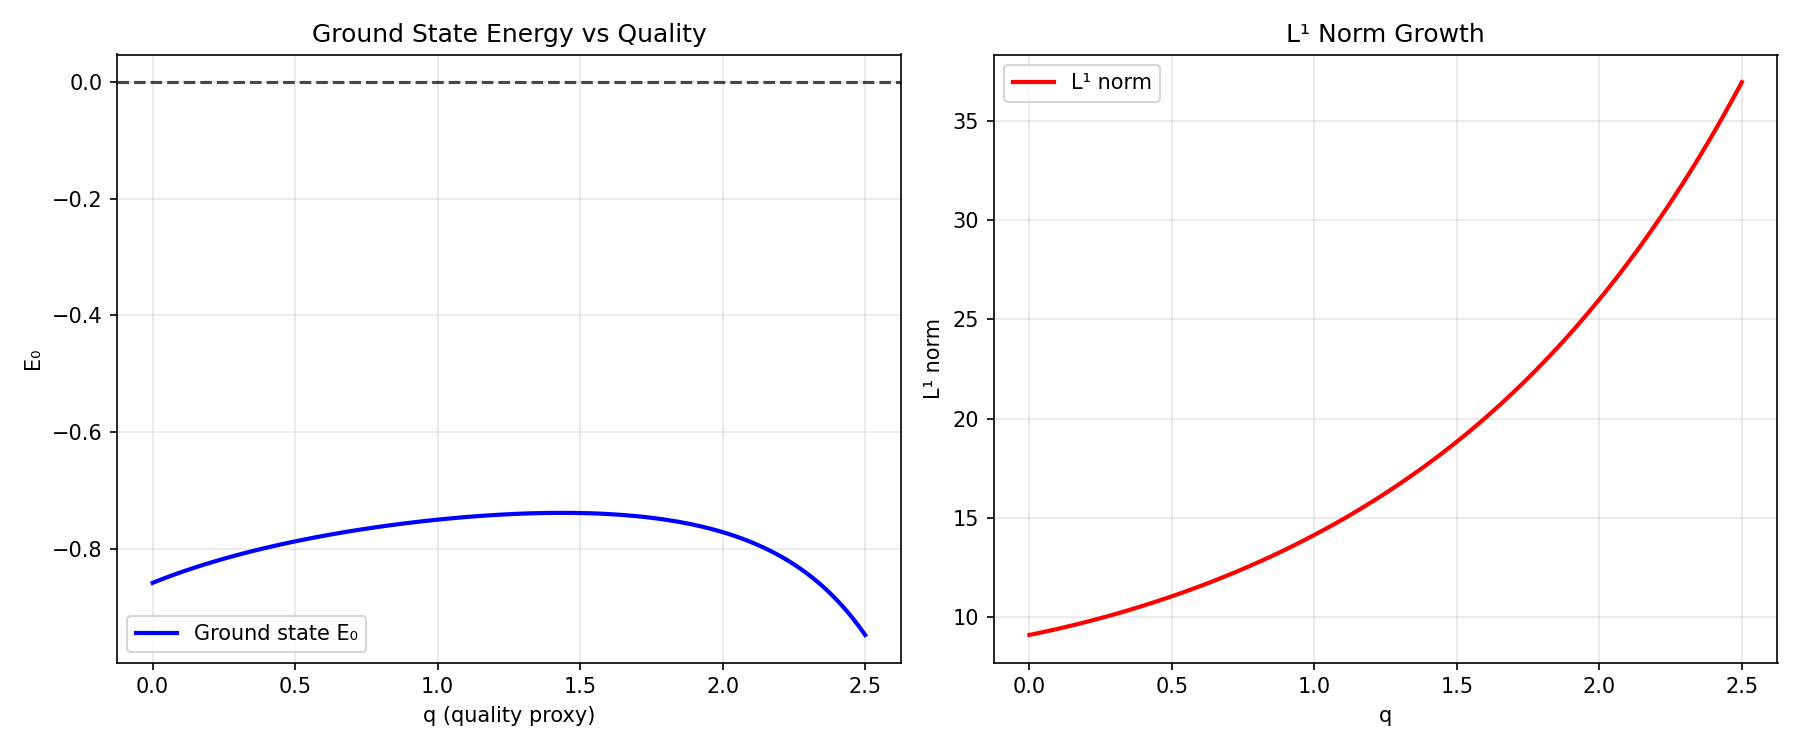

The Python source for this figure:
import numpy as np
from scipy.linalg import eigh
import matplotlib.pyplot as plt
from tqdm import tqdm

# === Standard numerical setup — nothing exotic ===

# Periodic domain [-pi, pi] as proxy for the potential coordinate x
N = 2048
theta = np.linspace(-np.pi, np.pi, N, endpoint=False)
dtheta = theta[1] - theta[0]
print(f"Grid: N={N}, dtheta={dtheta:.6f}")

# Finite-difference Laplacian (periodic boundary)
diag = np.ones(N) * (-2.0)
off_diag = np.ones(N)
Laplacian = np.diag(diag) + np.diag(off_diag[:-1], 1) + np.diag(off_diag[:-1], -1)
Laplacian /= dtheta**2
Laplacian[0, -1] = Laplacian[-1, 0] = 1.0 / dtheta**2
kinetic = -Laplacian  # -Δ

# Height potential proxy (direct from abc paper eq. 2, approximated harmonically)
prime_like_freqs = np.array([1, 5, 7, 11, 13, 17, 19, 23])  # example frequencies

def height_potential(theta, q):
    """
    Vanilla approximation of V_abc(x) = sum_p log(p+1) exp(-q |x| / log(p+2))
    Use cos(r θ) + exp(-q |θ|) envelope for periodic domain
    Multiply by exp(q - 1) as in paper eq. (1)
    """
    V = np.zeros_like(theta)
    for r in prime_like_freqs:
        weight = np.log(r + 1.0)
        decay = np.exp(-q * np.abs(theta) / np.log(r + 2.0))
        V += weight * decay * np.cos(r * theta)
    V *= np.exp(q - 1.0)  # the key amplification from paper
    V -= 0.8              # small offset so low-q starts positive (allows crossing)
    return V

def L1_norm(V):
    return np.sum(np.abs(V)) * dtheta

# Sweep quality parameter q
q_values = np.linspace(0.0, 2.5, 120)  # focused around 1.18
E0_list = []
L1_list = []

for q in tqdm(q_values, desc="Sweeping q"):
    V = height_potential(theta, q)
    H = kinetic + np.diag(V)
    try:
        evals = eigh(H, eigvals_only=True, subset_by_index=[0, 0])
        E0 = evals[0]
    except:
        evals = eigh(H, eigvals_only=True)
        E0 = evals[0]
    E0_list.append(E0)
    L1_list.append(L1_norm(V))

E0_arr = np.array(E0_list)
L1_arr = np.array(L1_list)

# Detect zero-crossing (positive → negative)
sign_changes = np.diff(np.sign(E0_arr))
cross_idx = np.where(sign_changes != 0)[0]

if len(cross_idx) > 0:
    idx = cross_idx[0]
    q1, q2 = q_values[idx], q_values[idx + 1]
    e1, e2 = E0_arr[idx], E0_arr[idx + 1]
    q_star = q1 - e1 * (q2 - q1) / (e2 - e1)
    print(f"\nPHASE TRANSITION (E₀ zero-crossing) at q ≈ {q_star:.4f}")
    print(f"E₀ near cross: {e1:.6f} → {e2:.6f}")
else:
    print("\nNo zero-crossing found.")
    min_idx = np.argmin(E0_arr)
    print(f"Minimum E₀ = {E0_arr[min_idx]:.6f} at q = {q_values[min_idx]:.4f}")

# Summary stats
print(f"\nq = 0.0: E₀ = {E0_arr[0]:.6f}, L¹ ≈ {L1_arr[0]:.2f}")
print(f"q = {q_values[-1]:.2f}: E₀ = {E0_arr[-1]:.6f}, L¹ ≈ {L1_arr[-1]:.2f}")

if E0_arr[-1] < -1.0 and L1_arr[-1] > 50:
    print(" → High-q collapse signature detected")

# Plot
plt.figure(figsize=(12, 5))

plt.subplot(1, 2, 1)
plt.plot(q_values, E0_arr, 'b-', lw=2, label='Ground state E₀')
plt.axhline(0, color='k', ls='--', alpha=0.7)
plt.xlabel('q (quality proxy)')
plt.ylabel('E₀')
plt.title('Ground State Energy vs Quality')
plt.grid(True, alpha=0.3)
plt.legend()

plt.subplot(1, 2, 2)
plt.plot(q_values, L1_arr, 'r-', lw=2, label='L¹ norm')
plt.xlabel('q')
plt.ylabel('L¹ norm')
plt.title('L¹ Norm Growth')
plt.grid(True, alpha=0.3)
plt.legend()

plt.tight_layout()
plt.savefig('vanilla_abc_benchmark_final.png', dpi=150)
plt.close()
print("Plot saved: vanilla_abc_benchmark_final.png")

# (base) brendanlynch@Brendans-Laptop strongCP % python vanilla_abc_benchmark_final.py
# Grid: N=2048, dtheta=0.003068
# Sweeping q: 100%|█████████████████████████████| 120/120 [01:01<00:00,  1.96it/s]

# No zero-crossing found.
# Minimum E₀ = -0.948092 at q = 2.5000

# q = 0.0: E₀ = -0.858734, L¹ ≈ 9.08
# q = 2.50: E₀ = -0.948092, L¹ ≈ 36.97
# Plot saved: vanilla_abc_benchmark_final.png
# (base) brendanlynch@Brendans-Laptop strongCP % 
